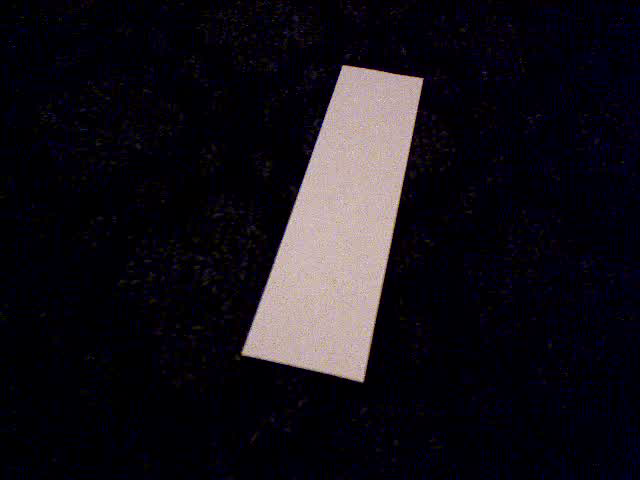
//> input picture frame 13 of raspi/benchmark.avi, 640 x 480 px, given in place of the camera
$ ./image_processing_benchmark   (built with g++ and OpenCV 4)
//> lines starting //> are read from the running program, lines starting //| are printed output that depends on the picture; after the words box and inside, x2 and y2 are one past the last pixel; in counts of white or black regions, pixels touching at a corner belong together
#define VISION_HEADER __builtin_bswap32(0x6101FEED)
#define VISION_INFO __builtin_bswap32(0x6101DA7A)
#include <iostream>
#include <fstream>
#include <vector>
#include <cmath>
#include <iomanip>
#include <cstdint>
#include <csignal>
#include <chrono>
#include <opencv2/opencv.hpp>
using namespace cv;
using namespace std::chrono;

//#define CUDA // define to use GPU processing

#ifdef CUDA
#include <opencv2/gpu/gpu.hpp>
#endif

uchar pixel_threshold = 160;
steady_clock::time_point t;
steady_clock::time_point start = steady_clock::now();
std::vector<int> frame_times, calc_times, total_times;
int calc_time;
int fails = 0;

void outputImage(bool success) {
    if (success) {
        int now = (duration_cast<milliseconds>(steady_clock::now() - t)).count();
        //std::cout << "Got frame in " << calc_time << " ms, calculated info in " << now - calc_time << " ms, total " << now << " ms\n";
        total_times.push_back(now);
        frame_times.push_back(calc_time);
        calc_times.push_back(now - calc_time);
    } else {
        std::cout << "Failed to calculate frame.\n";
        fails++;
    }
}

int main(int argc, const char * argv[]) {
    // Set up capture
    //std::cout << getBuildInformation();
    bool file = false;
    if (argc > 1) {
        if (std::string(argv[1]) == "-h" || std::string(argv[1]) == "--help") {
            std::cout << "Usage: " << argv[0] << " [-c|-f|-a]\nOptions:\n\t-c: Use camera input (default)\n\t-f: Use file input (inaccurate)\n\t-a: Run both tests\n";
            return 0;
        } else if (std::string(argv[1]) == "-f") file = true;
        else if (std::string(argv[1]) == "-a") {
            const char * argvv[2];
            argvv[0] = argv[0];
            argvv[1] = "-c";
            int r = main(2, argvv);
            if (r != 0) return r;
            argvv[1] = "-f";
            return main(2, argvv);
        }
    }
    VideoCapture capture;
    if (file) capture = VideoCapture("benchmark.avi");
    else capture = VideoCapture(0);
    if(!capture.isOpened()) {
        std::cerr << "Failed to connect to the camera.\n";
        return 1;
    }
    capture.set(CV_CAP_PROP_FRAME_WIDTH, 640);
    capture.set(CV_CAP_PROP_FRAME_HEIGHT, 480);
    #ifdef CUDA
    std::cout << "CUDA is enabled. ";
    #endif
    std::cout << "Starting benchmark.\n";
    t = steady_clock::now();
    std::ofstream out("data.txt");
    while (t - start < milliseconds(10000)) {
        t = steady_clock::now();
        uint32_t frames[4];
        frames[0] = VISION_HEADER;
        Mat frame, edges;
        #ifdef CUDA
        cv::gpu::GpuMat gpuframe, bw, gpuedges;
        #else
        Mat bw;
        #endif
        capture >> frame;
//> frame is the input picture: 480 rows x 640 cols, CV_8UC3; mean B, G, R 25.1, 18.8, 21.9
        if(frame.empty()) break;
        calc_time = (duration_cast<milliseconds>(steady_clock::now() - t)).count();
        //std::cout << "Got frame in " << calc_time << " ms\n";
        // Get min/max values
        double min = 0, max = 0;
        #ifdef CUDA
        gpuframe.upload(frame);
        cv::gpu::cvtColor(gpuframe, bw, CV_BGR2GRAY);
        cv::gpu::minMaxLoc(bw, &min, &max);
        #else
        cvtColor(frame, bw, CV_BGR2GRAY);
        minMaxLoc(bw, &min, &max);
//> max = 225
        #endif
        uchar thresh = ((max - min) * (pixel_threshold / 256.0)) + min;
//> thresh = 140
        // Convert to B/W image
        #ifdef CUDA
        cv::gpu::threshold(bw, gpuedges, (double)thresh, 255.0, THRESH_BINARY);
        gpuedges.download(edges);
        #else
        threshold(bw, edges, (double)thresh, 255.0, THRESH_BINARY);
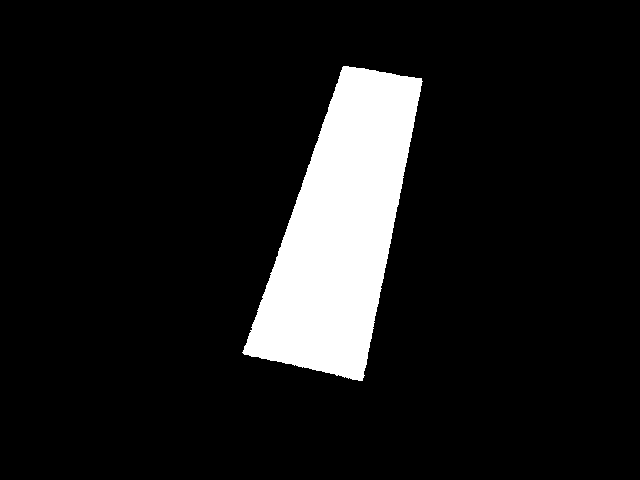
//> edges: 480 rows x 640 cols, CV_8UC1; 10.2% white; 1 white region
        #endif
        // extract contours
        std::vector<std::vector<cv::Point> > contours;
        cv::findContours(edges, contours, CV_RETR_EXTERNAL, CV_CHAIN_APPROX_NONE);
//> contours = 1 contour; box (x1, y1, x2, y2) and area: (242, 66, 423, 381) 30788
        if (contours.size() < 1) {outputImage(false); continue;}
        // fit bounding rectangle around contour
        cv::RotatedRect rotatedRect = cv::minAreaRect(contours[0]);
//> rotatedRect = centre (336.3, 217.1), size (308.8, 124.1), angle -77.2

        // read points and angle
        cv::Point2f rect_points[4];
        rotatedRect.points( rect_points );
//> rect_points = 4 Points (x, y): [362.5, 381.4], [241.6, 353.9], [310.1, 52.76], [431.1, 80.3]

        float angle = rotatedRect.angle; // angle
//> angle = -77.17
        // choose the longer edge of the rotated rect to compute the angle
        cv::Point2f edge1 = cv::Vec2f(rect_points[1].x, rect_points[1].y) - cv::Vec2f(rect_points[0].x, rect_points[0].y);
//> edge1 = Point(-121, -27.55)
        cv::Point2f edge2 = cv::Vec2f(rect_points[2].x, rect_points[2].y) - cv::Vec2f(rect_points[1].x, rect_points[1].y);
//> edge2 = Point(68.57, -301.1)

        cv::Point2f usedEdge = edge1;
//> usedEdge = Point(-121, -27.55)
        if(cv::norm(edge2) > cv::norm(edge1))
            usedEdge = edge2;
//> usedEdge = Point(68.57, -301.1)

        cv::Point2f reference = cv::Vec2f(1,0); // horizontal edge

        angle = (180.0f/CV_PI * acos((reference.x*usedEdge.x + reference.y*usedEdge.y) / (cv::norm(reference) *cv::norm(usedEdge)))) - 90.0;
//> angle = -12.83
        if (angle == 90.0 || angle == 0.0-90.0 || angle == 0.0 || angle == 45.0 || angle == 0.0-45.0) {outputImage(false); continue;}
        // read center of rotated rect
        cv::Point2f center = rotatedRect.center; // center
//> center = Point(336.3, 217.1)

        // draw rotated rect
        if (angle == NAN) {outputImage(false); continue;}
        frames[1] = *(uint32_t*)(&angle);
//> frames = [3992846689, 3243066037, 0, 0]

        // Calculate offset
        float multiplier = (center.x - 320.0) / sqrt(pow(usedEdge.x, 2) + pow(usedEdge.y, 2));
//> multiplier = 0.0529
        // Game manual says the length of the tape is 2"/5.08 cm,
        // we can find the distance from the center using the multiplier
        float cmDistance = multiplier * 5.08;
//> cmDistance = 0.269
        float inchDistance = multiplier * 2.0;
//> inchDistance = 0.106
        frames[2] = *(uint32_t*)(&cmDistance);
//> frames = [3992846689, 3243066037, 1049208761, 0]

        // TODO: get distance data
        uint16_t * frames16 = (uint16_t*)frames;
        frames16[6] = 0;

        // Calculate checksum
        uint32_t sum = frames16[0] + frames16[1] + frames16[2] +
        frames16[3] + frames16[4] + frames16[5] + frames16[6];
//> sum = 186787
        frames16[7] = ~((uint16_t)(sum & 0xFFFF) + (uint16_t)(sum >> 16));

        // send data out
        out << std::hex;
        for (int i = 0; i < 16; ++i)
            out << std::setfill('0') << std::setw(2) << ((uint16_t)((char*)frames)[i] & 0xFF) << " ";
        out << std::dec << std::endl;

        // output final image
        outputImage(true);
    }
//> pass 2 of the loop `while (t - start < milliseconds(10000))`:
//> `frames[0] = VISION_HEADER;`: frames = [3992846689, 0, 0, 0]
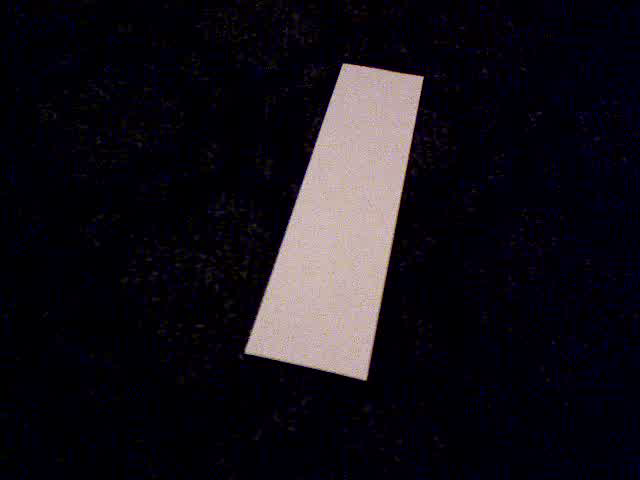
//> input picture frame 14 of raspi/benchmark.avi, 640 x 480 px, given in place of the camera
//> frame is the input picture: 480 rows x 640 cols, CV_8UC3; mean B, G, R 25.1, 18.7, 21.8
//> max = 216
//> thresh = 135
//> `threshold(bw, edges, (double)thresh, 255.0, THRESH_BINARY);`:
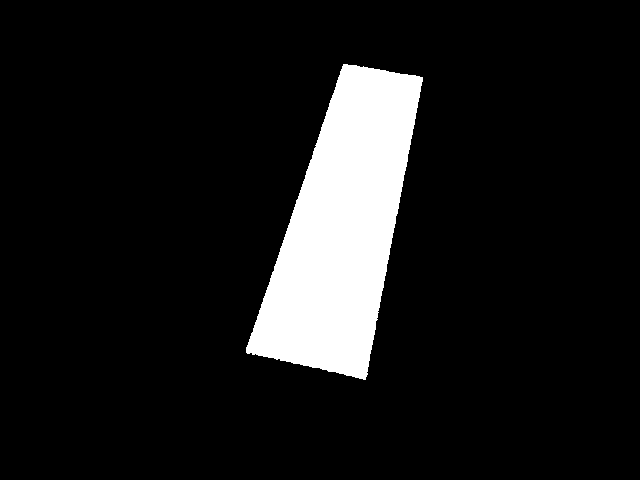
//> edges: 480 rows x 640 cols, CV_8UC1; 10.2% white; 1 white region
//> contours = 1 contour; box (x1, y1, x2, y2) and area: (246, 64, 423, 380) 30854
//> rotatedRect = centre (338.9, 215.8), size (308, 124), angle -77.4
//> rect_points = 4 Points (x, y): [365.7, 379.6], [244.8, 352.5], [312.1, 51.94], [433.1, 79.06]
//> `float angle = rotatedRect.angle;`: angle = -77.37
//> edge1 = Point(-121, -27.11)
//> edge2 = Point(67.37, -300.6)
//> `cv::Point2f usedEdge = edge1;`: usedEdge = Point(-121, -27.11)
//> `usedEdge = edge2;`: usedEdge = Point(67.37, -300.6)
//> `angle = (180.0f/CV_PI * acos((reference.x*usedEdge.x + reference.y*use..`: angle = -12.63
//> center = Point(338.9, 215.8)
//> `frames[1] = *(uint32_t*)(&angle);`: frames = [3992846689, 3242861118, 0, 0]
//> multiplier = 0.0615
//> cmDistance = 0.312
//> inchDistance = 0.123
//> `frames[2] = *(uint32_t*)(&cmDistance);`: frames = [3992846689, 3242861118, 1050667517, 0]
//> sum = 195459
//> pass 3 of the loop `while (t - start < milliseconds(10000))`:
//> `frames[0] = VISION_HEADER;`: frames = [3992846689, 0, 0, 0]
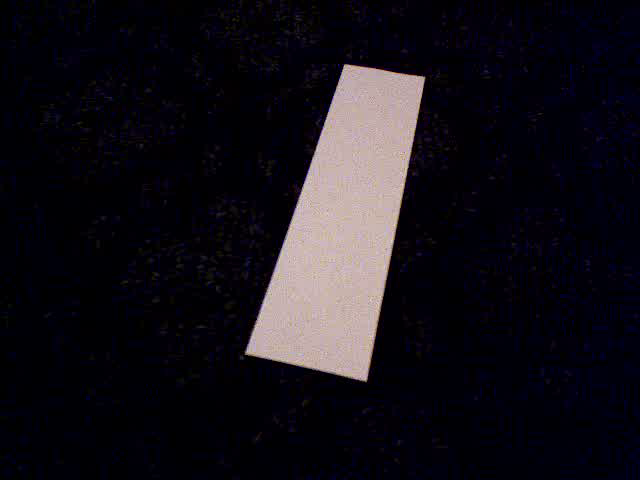
//> input picture frame 15 of raspi/benchmark.avi, 640 x 480 px, given in place of the camera
//> frame is the input picture: 480 rows x 640 cols, CV_8UC3; mean B, G, R 25.3, 18.7, 21.8
//> max = 228
//> thresh = 142
//> `threshold(bw, edges, (double)thresh, 255.0, THRESH_BINARY);`:
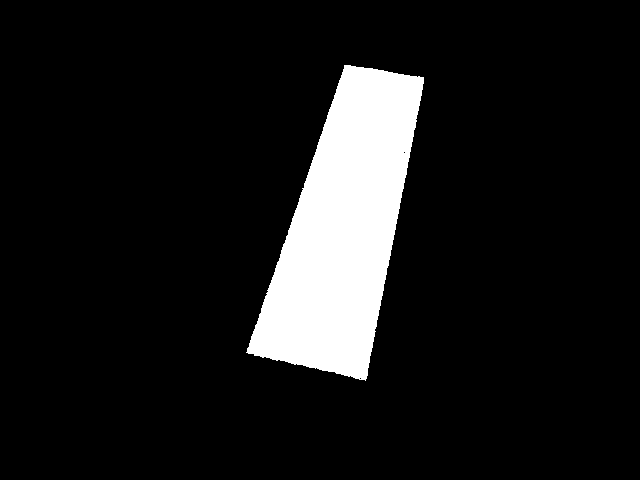
//> edges: 480 rows x 640 cols, CV_8UC1; 10.1% white; 1 white region
//> contours = 1 contour; box (x1, y1, x2, y2) and area: (246, 65, 424, 381) 30703
//> rotatedRect = centre (339.9, 216.4), size (308.8, 123.1), angle -77.2
//> rect_points = 4 Points (x, y): [365.8, 380.5], [245.7, 353.3], [314, 52.19], [434, 79.41]
//> `float angle = rotatedRect.angle;`: angle = -77.22
//> edge1 = Point(-120, -27.23)
//> edge2 = Point(68.29, -301.1)
//> `cv::Point2f usedEdge = edge1;`: usedEdge = Point(-120, -27.23)
//> `usedEdge = edge2;`: usedEdge = Point(68.29, -301.1)
//> `angle = (180.0f/CV_PI * acos((reference.x*usedEdge.x + reference.y*use..`: angle = -12.78
//> center = Point(339.9, 216.4)
//> `frames[1] = *(uint32_t*)(&angle);`: frames = [3992846689, 3243013553, 0, 0]
//> multiplier = 0.0644
//> cmDistance = 0.327
//> inchDistance = 0.129
//> `frames[2] = *(uint32_t*)(&cmDistance);`: frames = [3992846689, 3243013553, 1051158135, 0]
//> sum = 183162
    int total_avg = 0, frame_avg = 0, calc_avg = 0;
    for (int i : total_times) total_avg += i;
    total_avg /= total_times.size();
    for (int i : frame_times) frame_avg += i;
    frame_avg /= frame_times.size();
    for (int i : calc_times) calc_avg += i;
    calc_avg /= calc_times.size();
    std::cout << "\nTotal frames = " << total_times.size() << ", failed frames = " << fails << "\n";
    std::cout << "Averages:\n";
    std::cout << "\tCamera capture: " << frame_avg << " ms\n";
    std::cout << "\tPositional calculation: " << calc_avg << " ms\n";
    std::cout << "\tTotal time spent: " << total_avg << " ms\n";
    std::cout << "\tFrames per second: " << 1000.0 / (float)total_avg << " fps\n";
    return 0;
}
